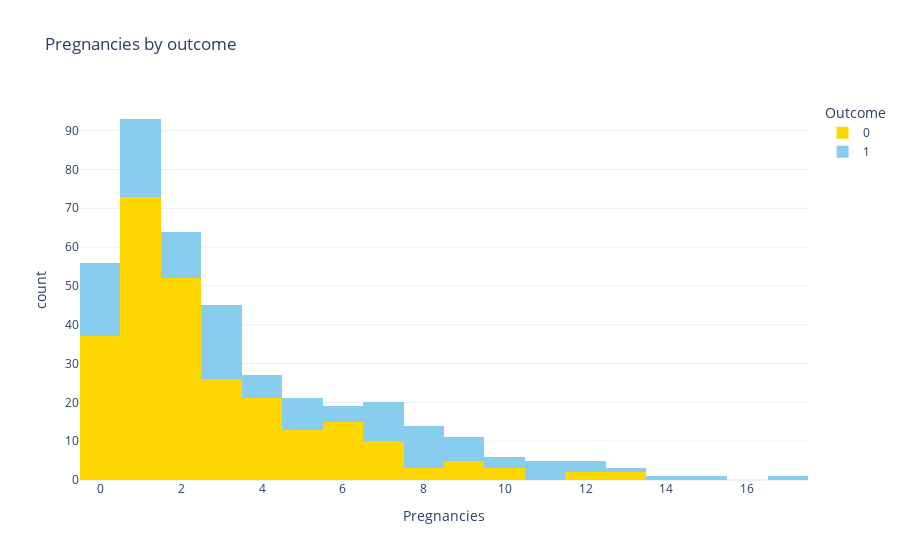

This figure's notebook cell:
### Code cell
fig = px.histogram(df, x="Pregnancies", color="Outcome",
                  title="Pregnancies by outcome",
                  template = 'plotly_white',
                  color_discrete_sequence = ["gold", "rgb(136,204,238)"])
fig.show()

### Figure 1 — Plotly figure (JSON) as saved in the notebook; plotly's stock layout.template omitted (floating-point values rounded to 4 significant figures; data arrays with more than 128 entries replaced by an {"elided": "..."} marker saying what was removed)
{"data": [{"alignmentgroup": "True", "bingroup": "x", "hovertemplate": "Outcome=0<br>Pregnancies=%{x}<br>count=%{y}<extra></extra>", "legendgroup": "0", "marker": {"color": "gold", "pattern": {"shape": ""}}, "name": "0", "offsetgroup": "0", "orientation": "v", "showlegend": true, "type": "histogram", "x": {"elided": "262 int values"}, "xaxis": "x", "yaxis": "y"}, {"alignmentgroup": "True", "bingroup": "x", "hovertemplate": "Outcome=1<br>Pregnancies=%{x}<br>count=%{y}<extra></extra>", "legendgroup": "1", "marker": {"color": "rgb(136,204,238)", "pattern": {"shape": ""}}, "name": "1", "offsetgroup": "1", "orientation": "v", "showlegend": true, "type": "histogram", "x": {"elided": "130 int values"}, "xaxis": "x", "yaxis": "y"}], "layout": {"barmode": "relative", "legend": {"title": {"text": "Outcome"}, "tracegroupgap": 0}, "title": {"text": "Pregnancies by outcome"}, "xaxis": {"anchor": "y", "domain": [0, 1], "title": {"text": "Pregnancies"}}, "yaxis": {"anchor": "x", "domain": [0, 1], "title": {"text": "count"}}}}
